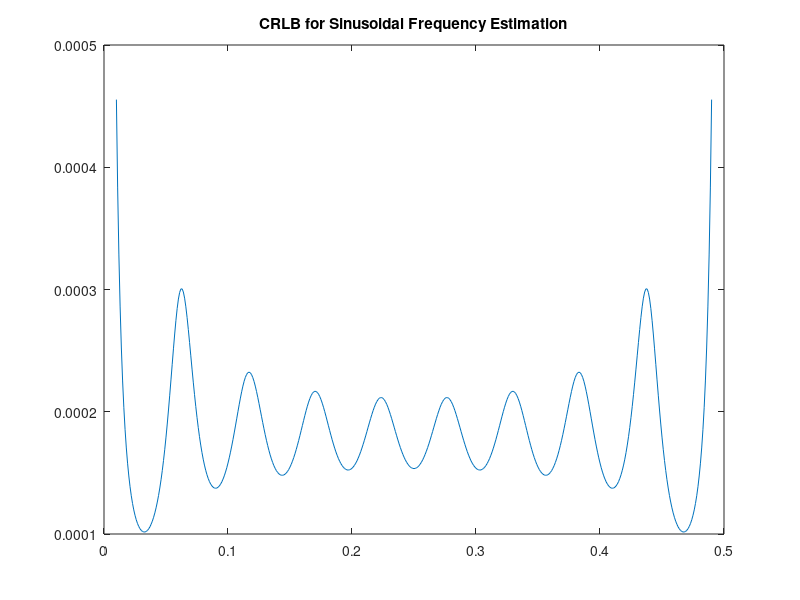

Recreate this plot in MATLAB.
% Example 3.5  CRLB for sinusoidal frequency estimation
% Refer page 36 of Steven Kay.

clear all;clc;close all;

n=0:9; % Data record Length
phi=0;
SNR=1;
temp=2*pi*n;
f=0.01:.001:0.49;

for i=1:length(f),
   CRLB(i)=1/sum((sin(2*pi*n*f(i)+phi).*temp).^2);
%    S(i,:)=sin(2*pi*f(i)*n + phi);
end

figure,plot(f,CRLB);
title('CRLB for Sinusoidal Frequency Estimation');
